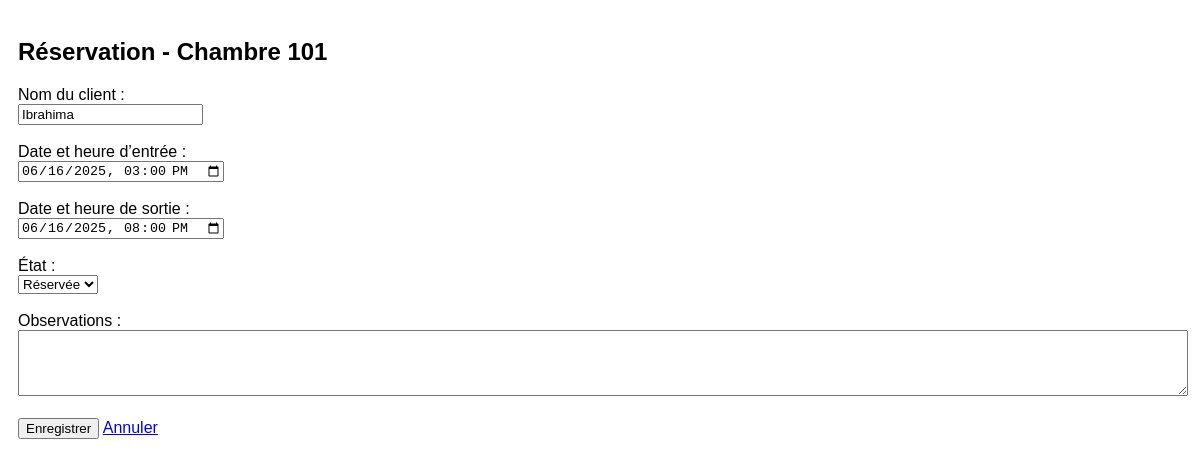
/reserver/1, run on the app's committed database.
### tables this page shows
CREATE TABLE chambres (
    id INTEGER PRIMARY KEY AUTOINCREMENT,
    numero TEXT NOT NULL,
    etat TEXT CHECK(etat IN ('libre', 'reservee', 'occupee')) NOT NULL DEFAULT 'libre',
    client TEXT,
    datetime_debut TEXT,
    datetime_fin TEXT,
    observations TEXT
);

### App.py (the view, shortened to what this page needs)
@app.route('/reserver/<int:id>', methods=['GET', 'POST'])
def reserver(id):
    conn = sqlite3.connect(DB_PATH)
    conn.row_factory = sqlite3.Row
    cursor = conn.cursor()
    cursor.execute("SELECT * FROM chambres WHERE id = ?", (id,))
    chambre = cursor.fetchone()
    conn.close()
    return render_template("reservation.html", chambre=chambre)

### templates/reservation.html (shortened to what this page needs)
<!DOCTYPE html>
<html lang="fr">
<head>
    <link rel="stylesheet" href="{{ url_for('static', filename='style.css') }}">
</head>
<body>
    <h2>Réservation - Chambre {{ chambre.numero }}</h2>
    <form method="POST">
        <label for="client">Nom du client :</label><br>
        <input type="text" name="client" id="client" value="{{ chambre.client or '' }}" required><br><br>
        <label for="datetime_debut">Date et heure d’entrée :</label><br>
        <input type="datetime-local" name="datetime_debut" id="datetime_debut"
               value="{{ chambre.datetime_debut|replace(' ', 'T') if chambre.datetime_debut else '' }}" required><br><br>
        <label for="datetime_fin">Date et heure de sortie :</label><br>
        <input type="datetime-local" name="datetime_fin" id="datetime_fin"
               value="{{ chambre.datetime_fin|replace(' ', 'T') if chambre.datetime_fin else '' }}" required><br><br>
        <label for="etat">État :</label><br>
        <select name="etat" id="etat">
            <option value="reservee" {% if chambre.etat == 'reservee' or chambre.etat == 'libre' %}selected{% endif %}>Réservée</option>
        </select><br><br>
        <label for="observations">Observations :</label><br>
        <textarea name="observations" id="observations" rows="4" style="width:100%;">{{ chambre.observations or '' }}</textarea><br><br>
        <button type="submit">Enregistrer</button>
        <a href="{{ url_for('index') }}">Annuler</a>
    </form>
</body>
</html>

### static/style.css (style rules this page uses)
body { font-family: sans-serif; padding: 10px; font-size: 16px; }

### data on the page
chambres: numero "101", client "Ibrahima", datetime_debut "06/16/2025 15:00", datetime_fin "06/16/2025 20:00", etat "Réservée"
